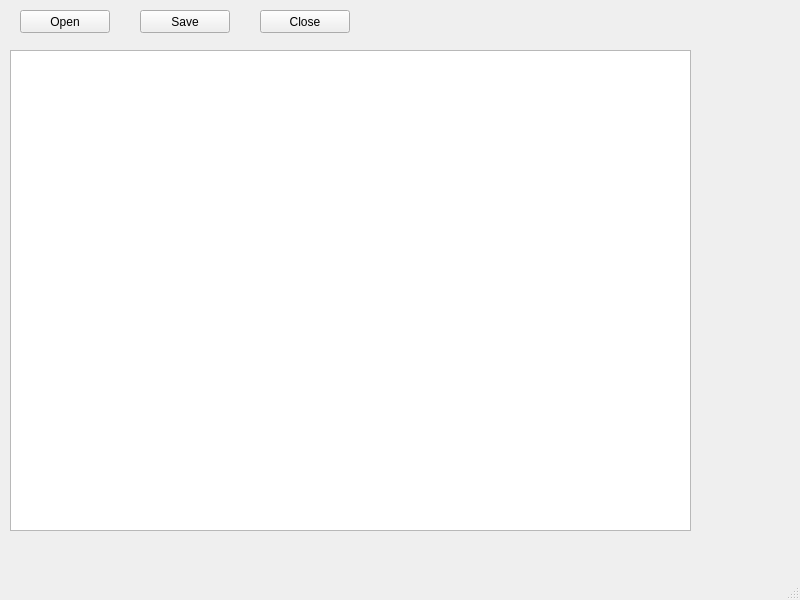
<?xml version="1.0" encoding="UTF-8"?>
<ui version="4.0">
 <class>MainWindow</class>
 <widget class="QMainWindow" name="MainWindow">
  <property name="geometry">
   <rect>
    <x>0</x>
    <y>0</y>
    <width>800</width>
    <height>600</height>
   </rect>
  </property>
  <property name="windowTitle">
   <string>MainWindow</string>
  </property>
  <widget class="QWidget" name="centralwidget">
   <widget class="QPushButton" name="buttonOpen">
    <property name="geometry">
     <rect>
      <x>20</x>
      <y>10</y>
      <width>90</width>
      <height>23</height>
     </rect>
    </property>
    <property name="text">
     <string>Open</string>
    </property>
   </widget>
   <widget class="QPushButton" name="buttonClose">
    <property name="geometry">
     <rect>
      <x>260</x>
      <y>10</y>
      <width>90</width>
      <height>23</height>
     </rect>
    </property>
    <property name="text">
     <string>Close</string>
    </property>
   </widget>
   <widget class="QTextEdit" name="textWindow">
    <property name="geometry">
     <rect>
      <x>10</x>
      <y>50</y>
      <width>681</width>
      <height>481</height>
     </rect>
    </property>
   </widget>
   <widget class="QPushButton" name="buttonSave">
    <property name="geometry">
     <rect>
      <x>140</x>
      <y>10</y>
      <width>90</width>
      <height>23</height>
     </rect>
    </property>
    <property name="text">
     <string>Save</string>
    </property>
   </widget>
  </widget>
  <widget class="QMenuBar" name="menubar">
   <property name="geometry">
    <rect>
     <x>0</x>
     <y>0</y>
     <width>800</width>
     <height>20</height>
    </rect>
   </property>
  </widget>
  <widget class="QStatusBar" name="statusbar"/>
 </widget>
 <resources/>
 <connections>
  <connection>
   <sender>buttonClose</sender>
   <signal>clicked()</signal>
   <receiver>MainWindow</receiver>
   <slot>close()</slot>
   <hints>
    <hint type="sourcelabel">
     <x>241</x>
     <y>85</y>
    </hint>
    <hint type="destinationlabel">
     <x>543</x>
     <y>75</y>
    </hint>
   </hints>
  </connection>
 </connections>
</ui>
